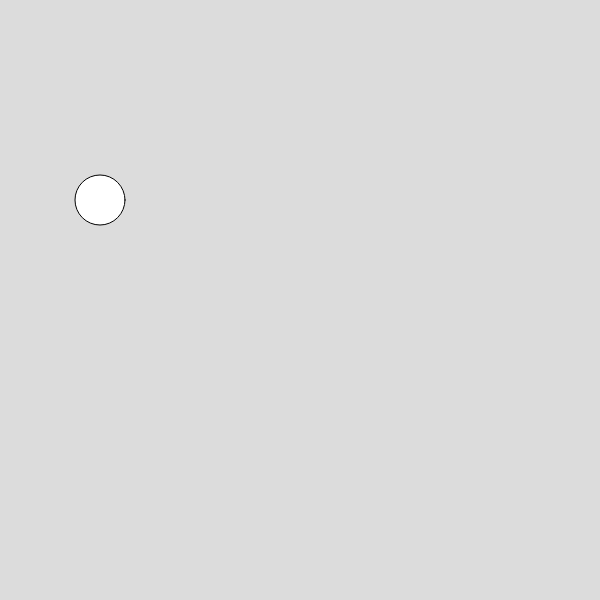
Frame 1 (no input)
Frame 60 (no input): identical to frame 1, image omitted
Frame 120 (the mouse pressed at the canvas centre since frame 60): identical to frame 1, image omitted

The p5.js sketch that drew this single still picture (run headless with seeded random() and noise() and a simulated clock; from frame 60 on, the mouse is pressed at the canvas centre):

// p5.js sketch
// ── sketch.js

function setup() {
  createCanvas(600, 600);
}

function draw(){
	background(220);
  ellipse(100, 200, 50, 50);
}
